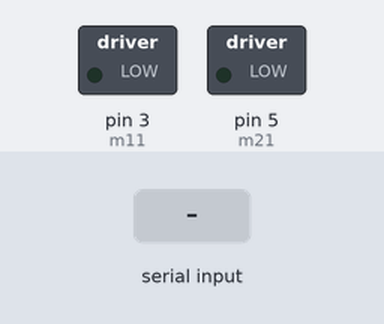
Recording of a sketch running on a simulated Arduino Uno, built with avr-gcc and run on an emulated ATmega328P. Shown: switched loads named in the sketch (green lamp = pin HIGH). The inputs (shaded band) are chosen by the test bench.

Above: at 1.2 s.
1.3 s: "2" received over Serial
At 1.9 s:
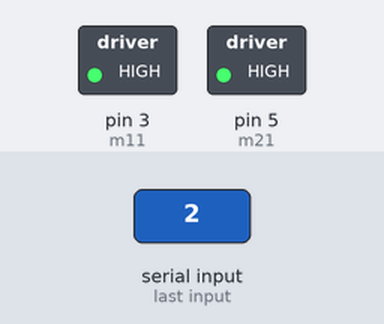
2.8 s: "0" received over Serial
At 4.0 s:
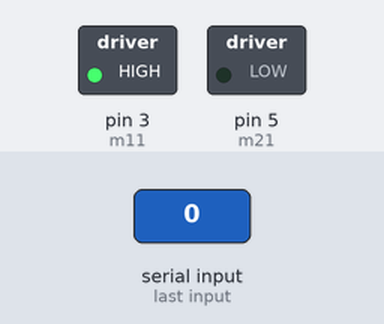
4.3 s: "1" received over Serial
At 5.4 s:
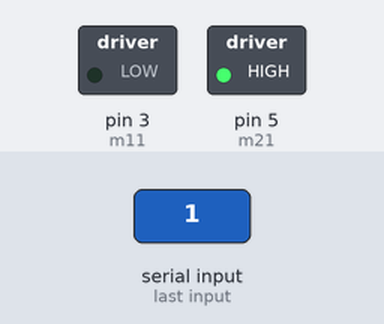
5.8 s: "3" received over Serial
At 6.5 s:
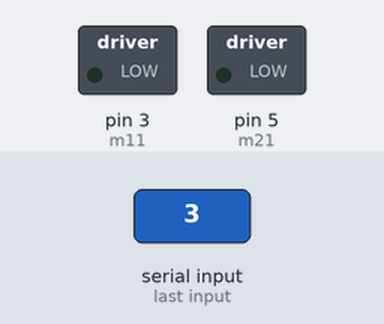
Timing chart, 0 to 8.3 s (numbered marks = the images above; inputs shaded):
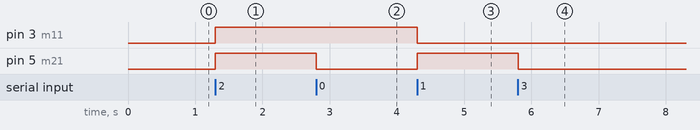

The sketch:

motor_.ino
```cpp
#define m11 3

#define m21 5

void setup()
{
  pinMode(m11, OUTPUT);

  pinMode(m21, OUTPUT);

  Serial.begin(9600);
}
void loop()
{
  while(Serial.available())
  {
    char In=Serial.read();

    if(In=='2')            // Forward
    {
      digitalWrite(m11, HIGH);

      digitalWrite(m21, HIGH);

    }


     else if(In=='0')     // Left
    {
      digitalWrite(m11, HIGH);

      digitalWrite(m21, LOW);

    }

     else if(In=='1')     // Right
    {
      digitalWrite(m11, LOW);

      digitalWrite(m21, HIGH);

    }

     else if(In=='3')    // stop
    {
      digitalWrite(m11, LOW);

      digitalWrite(m21, LOW);

    }

    else
    {

    }
  }
}
```

Measured:
- after the input at 1.3 s, pin 3 (m11), pin 5 (m21): LOW → HIGH at once
- after the input at 2.8 s, pin 5 (m21): HIGH → LOW at once
- after the input at 4.3 s, pin 3 (m11): HIGH → LOW at once; pin 5 (m21): LOW → HIGH at once
- after the input at 5.8 s, pin 5 (m21): HIGH → LOW at once
